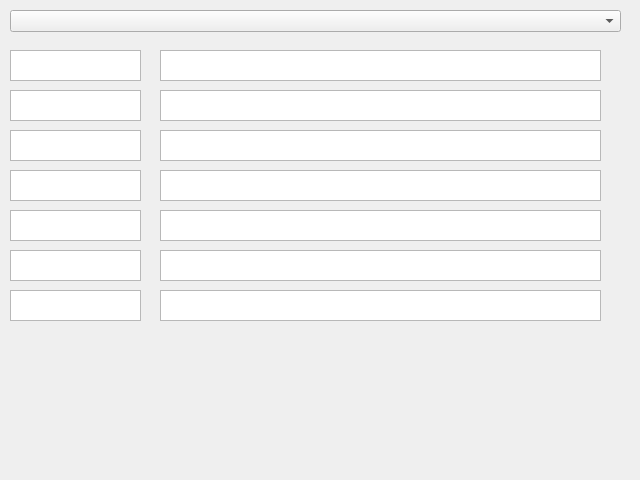
<?xml version="1.0" encoding="UTF-8"?>
<ui version="4.0">
 <class>MainWindow</class>
 <widget class="QMainWindow" name="MainWindow">
  <property name="geometry">
   <rect>
    <x>0</x>
    <y>0</y>
    <width>640</width>
    <height>480</height>
   </rect>
  </property>
  <property name="windowTitle">
   <string>MainWindow</string>
  </property>
  <widget class="QWidget" name="centralwidget">
   <widget class="QComboBox" name="comboBox">
    <property name="geometry">
     <rect>
      <x>10</x>
      <y>10</y>
      <width>611</width>
      <height>22</height>
     </rect>
    </property>
   </widget>
   <widget class="QTextEdit" name="textEdit">
    <property name="geometry">
     <rect>
      <x>160</x>
      <y>50</y>
      <width>441</width>
      <height>31</height>
     </rect>
    </property>
   </widget>
   <widget class="QTextBrowser" name="textBrowser">
    <property name="geometry">
     <rect>
      <x>10</x>
      <y>50</y>
      <width>131</width>
      <height>31</height>
     </rect>
    </property>
   </widget>
   <widget class="QTextEdit" name="textEdit_2">
    <property name="geometry">
     <rect>
      <x>160</x>
      <y>90</y>
      <width>441</width>
      <height>31</height>
     </rect>
    </property>
   </widget>
   <widget class="QTextBrowser" name="textBrowser_2">
    <property name="geometry">
     <rect>
      <x>10</x>
      <y>90</y>
      <width>131</width>
      <height>31</height>
     </rect>
    </property>
   </widget>
   <widget class="QTextEdit" name="textEdit_3">
    <property name="geometry">
     <rect>
      <x>160</x>
      <y>210</y>
      <width>441</width>
      <height>31</height>
     </rect>
    </property>
   </widget>
   <widget class="QTextBrowser" name="textBrowser_3">
    <property name="geometry">
     <rect>
      <x>10</x>
      <y>210</y>
      <width>131</width>
      <height>31</height>
     </rect>
    </property>
   </widget>
   <widget class="QTextEdit" name="textEdit_4">
    <property name="geometry">
     <rect>
      <x>160</x>
      <y>250</y>
      <width>441</width>
      <height>31</height>
     </rect>
    </property>
   </widget>
   <widget class="QTextBrowser" name="textBrowser_4">
    <property name="geometry">
     <rect>
      <x>10</x>
      <y>250</y>
      <width>131</width>
      <height>31</height>
     </rect>
    </property>
   </widget>
   <widget class="QTextEdit" name="textEdit_5">
    <property name="geometry">
     <rect>
      <x>160</x>
      <y>170</y>
      <width>441</width>
      <height>31</height>
     </rect>
    </property>
   </widget>
   <widget class="QTextBrowser" name="textBrowser_5">
    <property name="geometry">
     <rect>
      <x>10</x>
      <y>170</y>
      <width>131</width>
      <height>31</height>
     </rect>
    </property>
   </widget>
   <widget class="QTextEdit" name="textEdit_6">
    <property name="geometry">
     <rect>
      <x>160</x>
      <y>130</y>
      <width>441</width>
      <height>31</height>
     </rect>
    </property>
   </widget>
   <widget class="QTextBrowser" name="textBrowser_6">
    <property name="geometry">
     <rect>
      <x>10</x>
      <y>130</y>
      <width>131</width>
      <height>31</height>
     </rect>
    </property>
   </widget>
   <widget class="QTextBrowser" name="textBrowser_8">
    <property name="geometry">
     <rect>
      <x>10</x>
      <y>290</y>
      <width>131</width>
      <height>31</height>
     </rect>
    </property>
   </widget>
   <widget class="QTextEdit" name="textEdit_8">
    <property name="geometry">
     <rect>
      <x>160</x>
      <y>290</y>
      <width>441</width>
      <height>31</height>
     </rect>
    </property>
   </widget>
  </widget>
 </widget>
 <resources/>
 <connections/>
</ui>
